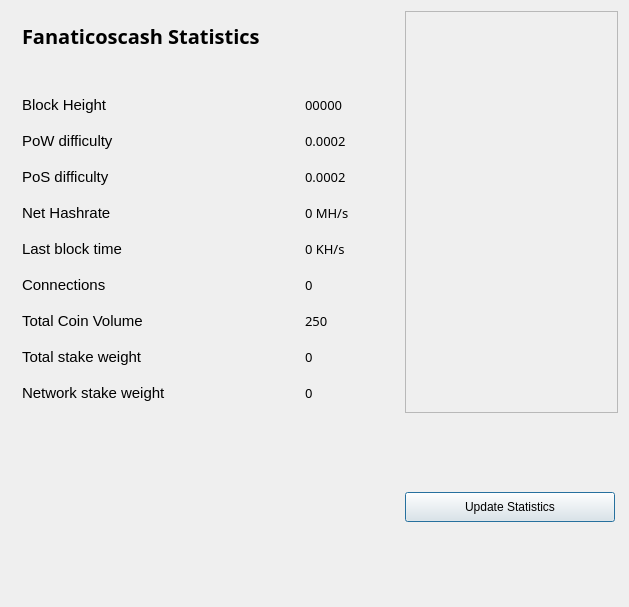
<?xml version="1.0" encoding="UTF-8"?>
<ui version="4.0">
 <class>StatisticsPage</class>
 <widget class="QWidget" name="StatisticsPage">
  <property name="windowModality">
   <enum>Qt::NonModal</enum>
  </property>
  <property name="geometry">
   <rect>
    <x>0</x>
    <y>0</y>
    <width>629</width>
    <height>607</height>
   </rect>
  </property>
  <property name="windowTitle">
   <string>Digging</string>
  </property>
  <property name="styleSheet">
   <string notr="true">font: 75 12pt &quot;Century Gothic&quot;;</string>
  </property>
  <layout class="QGridLayout" name="gridLayout">
   <property name="sizeConstraint">
    <enum>QLayout::SetMaximumSize</enum>
   </property>
   <item row="1" column="0">
    <spacer name="verticalSpacer">
     <property name="orientation">
      <enum>Qt::Vertical</enum>
     </property>
     <property name="sizeHint" stdset="0">
      <size>
       <width>20</width>
       <height>40</height>
      </size>
     </property>
    </spacer>
   </item>
   <item row="0" column="0">
    <widget class="QFrame" name="gridFrame_2">
     <layout class="QGridLayout" name="gridLayout_4">
      <item row="1" column="0">
       <layout class="QHBoxLayout" name="horizontalLayout_4">
        <property name="spacing">
         <number>7</number>
        </property>
        <item>
         <widget class="QLabel" name="label_5">
          <property name="font">
           <font>
            <family>Century Gothic</family>
            <pointsize>12</pointsize>
            <weight>9</weight>
            <italic>false</italic>
            <bold>false</bold>
           </font>
          </property>
          <property name="styleSheet">
           <string notr="true">font: 75 12pt &quot;Century Gothic&quot;;</string>
          </property>
          <property name="text">
           <string>&lt;html&gt;&lt;head/&gt;&lt;body&gt;&lt;p&gt;&lt;span style=&quot; font-size:20px; font-weight:600; color:#000000;&quot;&gt;Fanaticoscash Statistics&lt;/span&gt;&lt;/p&gt;&lt;/body&gt;&lt;/html&gt;</string>
          </property>
         </widget>
        </item>
        <item>
         <spacer name="horizontalSpacer_2">
          <property name="orientation">
           <enum>Qt::Horizontal</enum>
          </property>
          <property name="sizeHint" stdset="0">
           <size>
            <width>40</width>
            <height>20</height>
           </size>
          </property>
         </spacer>
        </item>
       </layout>
      </item>
      <item row="2" column="0">
       <spacer name="verticalSpacer_2">
        <property name="orientation">
         <enum>Qt::Vertical</enum>
        </property>
        <property name="sizeHint" stdset="0">
         <size>
          <width>20</width>
          <height>40</height>
         </size>
        </property>
       </spacer>
      </item>
      <item row="3" column="0">
       <layout class="QFormLayout" name="formLayout_2">
        <property name="fieldGrowthPolicy">
         <enum>QFormLayout::FieldsStayAtSizeHint</enum>
        </property>
        <property name="horizontalSpacing">
         <number>139</number>
        </property>
        <property name="verticalSpacing">
         <number>18</number>
        </property>
        <property name="rightMargin">
         <number>0</number>
        </property>
        <item row="1" column="0">
         <widget class="QLabel" name="label_14">
          <property name="styleSheet">
           <string notr="true">font: 75 10pt &quot;Century Gothic&quot;;</string>
          </property>
          <property name="text">
           <string>&lt;html&gt;&lt;head/&gt;&lt;body&gt;&lt;p&gt;&lt;span style=&quot; font-size:11pt;&quot;&gt;Block Height&lt;/span&gt;&lt;/p&gt;&lt;/body&gt;&lt;/html&gt;</string>
          </property>
         </widget>
        </item>
        <item row="1" column="1">
         <widget class="QLabel" name="heightBox">
          <property name="font">
           <font>
            <family>Century Gothic</family>
            <pointsize>10</pointsize>
            <weight>9</weight>
            <italic>false</italic>
            <bold>false</bold>
           </font>
          </property>
          <property name="styleSheet">
           <string notr="true">font: 75 10pt &quot;Century Gothic&quot;;</string>
          </property>
          <property name="text">
           <string>00000</string>
          </property>
          <property name="textInteractionFlags">
           <set>Qt::LinksAccessibleByMouse|Qt::TextSelectableByMouse</set>
          </property>
         </widget>
        </item>
        <item row="2" column="0">
         <widget class="QLabel" name="label_13">
          <property name="styleSheet">
           <string notr="true">font: 75 10pt &quot;Century Gothic&quot;;</string>
          </property>
          <property name="text">
           <string>&lt;html&gt;&lt;head/&gt;&lt;body&gt;&lt;p&gt;&lt;span style=&quot; font-size:11pt;&quot;&gt;PoW difficulty&lt;/span&gt;&lt;/p&gt;&lt;/body&gt;&lt;/html&gt;</string>
          </property>
         </widget>
        </item>
        <item row="2" column="1">
         <widget class="QLabel" name="diffBox">
          <property name="font">
           <font>
            <family>Century Gothic</family>
            <pointsize>10</pointsize>
            <weight>9</weight>
            <italic>false</italic>
            <bold>false</bold>
           </font>
          </property>
          <property name="styleSheet">
           <string notr="true">font: 75 10pt &quot;Century Gothic&quot;;</string>
          </property>
          <property name="text">
           <string>0.0002</string>
          </property>
         </widget>
        </item>
        <item row="3" column="0">
         <widget class="QLabel" name="label_9">
          <property name="styleSheet">
           <string notr="true">font: 75 10pt &quot;Century Gothic&quot;;</string>
          </property>
          <property name="text">
           <string>&lt;html&gt;&lt;head/&gt;&lt;body&gt;&lt;p&gt;&lt;span style=&quot; font-size:11pt;&quot;&gt;PoS difficulty&lt;/span&gt;&lt;/p&gt;&lt;/body&gt;&lt;/html&gt;</string>
          </property>
         </widget>
        </item>
        <item row="3" column="1">
         <widget class="QLabel" name="diffBox2">
          <property name="font">
           <font>
            <family>Century Gothic</family>
            <pointsize>10</pointsize>
            <weight>9</weight>
            <italic>false</italic>
            <bold>false</bold>
           </font>
          </property>
          <property name="styleSheet">
           <string notr="true">font: 75 10pt &quot;Century Gothic&quot;;</string>
          </property>
          <property name="text">
           <string>0.0002</string>
          </property>
         </widget>
        </item>
        <item row="4" column="0">
         <widget class="QLabel" name="label_16">
          <property name="styleSheet">
           <string notr="true">font: 75 10pt &quot;Century Gothic&quot;;</string>
          </property>
          <property name="text">
           <string>&lt;html&gt;&lt;head/&gt;&lt;body&gt;&lt;p&gt;&lt;span style=&quot; font-size:11pt;&quot;&gt;Net Hashrate&lt;/span&gt;&lt;/p&gt;&lt;/body&gt;&lt;/html&gt;</string>
          </property>
         </widget>
        </item>
        <item row="4" column="1">
         <widget class="QLabel" name="pawrateBox">
          <property name="font">
           <font>
            <family>Century Gothic</family>
            <pointsize>10</pointsize>
            <weight>9</weight>
            <italic>false</italic>
            <bold>false</bold>
           </font>
          </property>
          <property name="styleSheet">
           <string notr="true">font: 75 10pt &quot;Century Gothic&quot;;</string>
          </property>
          <property name="text">
           <string>0 MH/s</string>
          </property>
         </widget>
        </item>
        <item row="5" column="0">
         <widget class="QLabel" name="label3_2">
          <property name="sizePolicy">
           <sizepolicy hsizetype="Preferred" vsizetype="Maximum">
            <horstretch>0</horstretch>
            <verstretch>0</verstretch>
           </sizepolicy>
          </property>
          <property name="styleSheet">
           <string notr="true">font: 75 10pt &quot;Century Gothic&quot;;</string>
          </property>
          <property name="text">
           <string>&lt;html&gt;&lt;head/&gt;&lt;body&gt;&lt;p&gt;&lt;span style=&quot; font-size:11pt;&quot;&gt;Last block time&lt;/span&gt;&lt;/p&gt;&lt;/body&gt;&lt;/html&gt;</string>
          </property>
         </widget>
        </item>
        <item row="5" column="1">
         <widget class="QLabel" name="localBox">
          <property name="font">
           <font>
            <family>Century Gothic</family>
            <pointsize>10</pointsize>
            <weight>9</weight>
            <italic>false</italic>
            <bold>false</bold>
           </font>
          </property>
          <property name="styleSheet">
           <string notr="true">font: 75 10pt &quot;Century Gothic&quot;;</string>
          </property>
          <property name="text">
           <string>0 KH/s</string>
          </property>
         </widget>
        </item>
        <item row="6" column="0">
         <widget class="QLabel" name="label1_2">
          <property name="styleSheet">
           <string notr="true">font: 75 10pt &quot;Century Gothic&quot;;</string>
          </property>
          <property name="text">
           <string>&lt;html&gt;&lt;head/&gt;&lt;body&gt;&lt;p&gt;&lt;span style=&quot; font-size:11pt;&quot;&gt;Connections&lt;/span&gt;&lt;/p&gt;&lt;/body&gt;&lt;/html&gt;</string>
          </property>
         </widget>
        </item>
        <item row="6" column="1">
         <widget class="QLabel" name="connectionBox">
          <property name="font">
           <font>
            <family>Century Gothic</family>
            <pointsize>10</pointsize>
            <weight>9</weight>
            <italic>false</italic>
            <bold>false</bold>
           </font>
          </property>
          <property name="styleSheet">
           <string notr="true">font: 75 10pt &quot;Century Gothic&quot;;</string>
          </property>
          <property name="text">
           <string>0</string>
          </property>
         </widget>
        </item>
        <item row="7" column="0">
         <widget class="QLabel" name="label_8">
          <property name="styleSheet">
           <string notr="true">font: 75 10pt &quot;Century Gothic&quot;;</string>
          </property>
          <property name="text">
           <string>&lt;html&gt;&lt;head/&gt;&lt;body&gt;&lt;p&gt;&lt;span style=&quot; font-size:11pt;&quot;&gt;Total Coin Volume&lt;/span&gt;&lt;/p&gt;&lt;/body&gt;&lt;/html&gt;</string>
          </property>
         </widget>
        </item>
        <item row="7" column="1">
         <widget class="QLabel" name="volumeBox">
          <property name="font">
           <font>
            <family>Century Gothic</family>
            <pointsize>10</pointsize>
            <weight>9</weight>
            <italic>false</italic>
            <bold>false</bold>
           </font>
          </property>
          <property name="styleSheet">
           <string notr="true">font: 75 10pt &quot;Century Gothic&quot;;</string>
          </property>
          <property name="text">
           <string>250</string>
          </property>
         </widget>
        </item>
        <item row="8" column="0">
         <widget class="QLabel" name="label_10">
          <property name="styleSheet">
           <string notr="true">font: 75 10pt &quot;Century Gothic&quot;;</string>
          </property>
          <property name="text">
           <string>&lt;html&gt;&lt;head/&gt;&lt;body&gt;&lt;p&gt;&lt;span style=&quot; font-size:11pt;&quot;&gt;Total stake weight&lt;/span&gt;&lt;/p&gt;&lt;/body&gt;&lt;/html&gt;</string>
          </property>
         </widget>
        </item>
        <item row="8" column="1">
         <widget class="QLabel" name="minBox">
          <property name="font">
           <font>
            <family>Century Gothic</family>
            <pointsize>10</pointsize>
            <weight>9</weight>
            <italic>false</italic>
            <bold>false</bold>
           </font>
          </property>
          <property name="styleSheet">
           <string notr="true">font: 75 10pt &quot;Century Gothic&quot;;</string>
          </property>
          <property name="text">
           <string>0</string>
          </property>
         </widget>
        </item>
        <item row="9" column="0">
         <widget class="QLabel" name="label_11">
          <property name="styleSheet">
           <string notr="true">font: 75 10pt &quot;Century Gothic&quot;;</string>
          </property>
          <property name="text">
           <string>&lt;html&gt;&lt;head/&gt;&lt;body&gt;&lt;p&gt;&lt;span style=&quot; font-size:11pt;&quot;&gt;Network stake weight&lt;/span&gt;&lt;/p&gt;&lt;/body&gt;&lt;/html&gt;</string>
          </property>
         </widget>
        </item>
        <item row="9" column="1">
         <widget class="QLabel" name="maxBox">
          <property name="font">
           <font>
            <family>Century Gothic</family>
            <pointsize>10</pointsize>
            <weight>9</weight>
            <italic>false</italic>
            <bold>false</bold>
           </font>
          </property>
          <property name="styleSheet">
           <string notr="true">font: 75 10pt &quot;Century Gothic&quot;;</string>
          </property>
          <property name="text">
           <string>0</string>
          </property>
         </widget>
        </item>
       </layout>
      </item>
     </layout>
    </widget>
   </item>
   <item row="1" column="1">
    <widget class="QPushButton" name="startButton">
     <property name="sizePolicy">
      <sizepolicy hsizetype="Fixed" vsizetype="Fixed">
       <horstretch>0</horstretch>
       <verstretch>0</verstretch>
      </sizepolicy>
     </property>
     <property name="minimumSize">
      <size>
       <width>210</width>
       <height>30</height>
      </size>
     </property>
     <property name="styleSheet">
      <string notr="true">font: 75 9pt &quot;Century Gothic&quot;;</string>
     </property>
     <property name="text">
      <string>Update Statistics</string>
     </property>
     <property name="default">
      <bool>true</bool>
     </property>
    </widget>
   </item>
   <item row="0" column="1">
    <widget class="QFrame" name="frame">
     <property name="minimumSize">
      <size>
       <width>213</width>
       <height>0</height>
      </size>
     </property>
     <property name="frameShape">
      <enum>QFrame::StyledPanel</enum>
     </property>
     <property name="frameShadow">
      <enum>QFrame::Raised</enum>
     </property>
    </widget>
   </item>
  </layout>
 </widget>
 <layoutdefault spacing="6" margin="11"/>
 <resources/>
 <connections/>
</ui>
